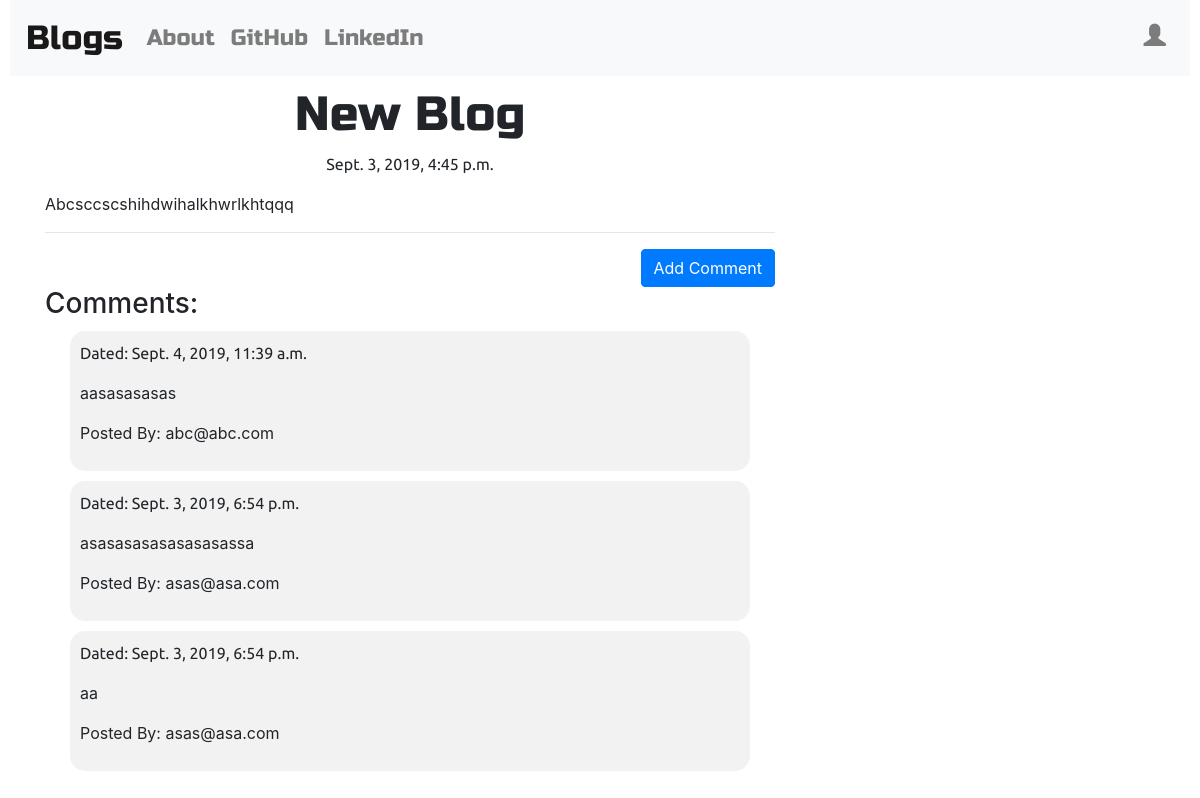
The app's page /post/1/ with its own data.
### blog/models.py (models this page shows, shortened)
class Post(models.Model):
    author = models.ForeignKey('auth.User', on_delete = models.CASCADE)
    title = models.CharField(max_length = 100)
    text = models.TextField()
    created_date = models.DateTimeField(default = timezone.now())
    published_date = models.DateTimeField(blank = True, null = True)

class Comment(models.Model):
    post = models.ForeignKey('blog.Post', related_name = 'comments', on_delete = models.CASCADE)
    author_email = models.EmailField()
    text = models.TextField()
    created_date = models.DateTimeField(default = timezone.now())
    approved_comment = models.BooleanField(default = False)

### blog/views.py (the view)
# urls.py: path('post/<int:pk>/', views.PostDetailView.as_view(), name = 'post_detail'),
class PostDetailView(DetailView):
    model = Post

### blog/templatetags/custom_tags.py (called while the page is built)
@register.filter
def sort_by(queryset, order):
    return queryset.order_by(order)

### blog/templates/blog/post_detail.html (shortened to what this page needs)
{% extends 'blog/base.html' %}
{% load custom_tags %}
{% block body_block %}
  <h1 class="posttitle">{{post.title}}</h1>
  {% if post.published_date %}
    <div class="date postdate">
      {{post.published_date}}
    </div>
  {% else %}
    <a class="btn btn-success" href="{% url 'post_publish' pk=post.pk %}">Publish</a>
  {% endif %}
  <p class="postcontent">{{post.text|safe|linebreaks}}</p>
  <hr>
  <div align="right">
    <a class="btn btn-primary btn-comment" href="{% url 'add_comment_to_post' pk=post.pk %}">Add Comment</a>
  </div>
  <h3>Comments:</h3>
  <div class="container">
    {% for comment in post.comments.all|sort_by:'-created_date' %}
        {% if user.is_authenticated or comment.approved_comment %}
        <div class="comment">
          <div class="date">
            Dated: {{comment.created_date}}
          </div>
            <p>{{comment.text|safe|linebreaks}}</p>
            <p>Posted By: {{comment.author_email}}</p>
        </div>
        {% endif %}
        {% empty %}
          <p>No Comments!</p>
    {% endfor %}
  </div>
{% endblock %}

### blog/static/css/blog.css (style rules this page uses)
.postdate { text-align: center; }
.posttitle { font-family: 'Russo One', sans-serif; font-size: 3em; text-align: center; }
.postcontent { font-family: 'Ubuntu', sans-serif; font-size: 1.5em; }
.comment { margin: 10px; padding: 10px; background-color: #f2f2f2; border-radius: 15px; }
.date { font-family: 'Ubuntu' }

### records on screen
Post: title "New Blog", published_date "Sept. 3, 2019, 4:45 p.m.", text "Abcsccscshihdwihalkhwrlkhtqqq"
Comment: created_date "Sept. 4, 2019, 11:39 a.m.", text "aasasasasas", author_email "abc@abc.com"
Comment: created_date "Sept. 3, 2019, 6:54 p.m.", text "asasasasasasasasassa", author_email "asas@asa.com"
Comment: created_date "Sept. 3, 2019, 6:54 p.m.", text "aa", author_email "asas@asa.com"
